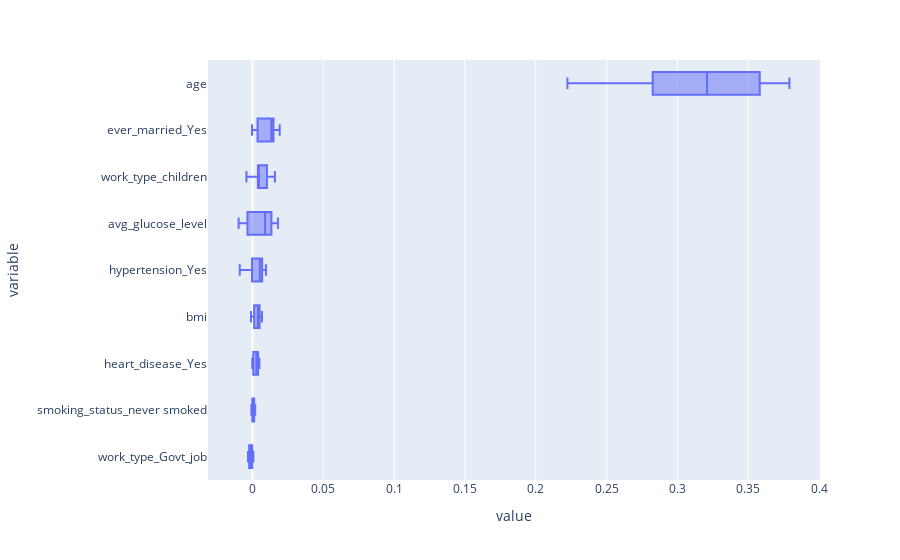

Here is the notebook cell this chart was saved with:
### Markdown cell above
- Lasso model.

### Code cell
pvi_for(lasso_model)

### Figure 1 — Plotly figure (JSON) as saved in the notebook; plotly's stock layout.template omitted (floating-point values rounded to 4 significant figures)
{"data": [{"alignmentgroup": "True", "hovertemplate": "value=%{x}<br>variable=%{y}<extra></extra>", "legendgroup": "", "marker": {"color": "#636efa"}, "name": "", "notched": false, "offsetgroup": "", "orientation": "h", "showlegend": false, "type": "box", "x": [-0.002133, -0.002323, -0.003189, -0.002133, -0.0005702, -0.002429, -0.0002112, -0.0001267, -0.001837, 0.0006125, 0.001183, 0.001352, 4.224e-05, 0.001922, 0.000359, -0.0006125, -0.0001267, -0.0007814, 0.0006336, 0.000528, 0.003907, 0.001542, 0.0005702, 0.004857, 0.003928, 0.0004857, -0.0001478, 0.002598, 0.002978, 0.003105, -0.001056, 0.001204, 0.003189, 0.004393, 0.004372, 0.006674, 0.001162, 0.005026, 0.005723, 0.0005702, -0.002724, 0.004562, 0.007054, 0.004625, 0.00566, -0.0003379, 0.009483, 0.006822, -0.008997, 0.00642, 0.01062, 0.01014, 0.007645, -0.003548, 0.002471, -0.008596, -0.009799, 0.01337, 0.0148, 0.01795, 0.004013, 0.003801, 0.004836, 0.009039, 0.01233, 0.01584, 0.001774, 0.003865, 0.01018, -0.004287, -0.0003168, 0.004815, 0.01563, 0.01341, 0.01347, 0.01918, 0.003569, 0.01322, 0.0148, 0.0007814, 0.3581, 0.342, 0.2825, 0.3258, 0.2907, 0.2468, 0.316, 0.379, 0.2223, 0.3748], "x0": " ", "xaxis": "x", "y": ["work_type_Govt_job", "work_type_Govt_job", "work_type_Govt_job", "work_type_Govt_job", "work_type_Govt_job", "work_type_Govt_job", "work_type_Govt_job", "work_type_Govt_job", "work_type_Govt_job", "work_type_Govt_job", "smoking_status_never smoked", "smoking_status_never smoked", "smoking_status_never smoked", "smoking_status_never smoked", "smoking_status_never smoked", "smoking_status_never smoked", "smoking_status_never smoked", "smoking_status_never smoked", "smoking_status_never smoked", "smoking_status_never smoked", "heart_disease_Yes", "heart_disease_Yes", "heart_disease_Yes", "heart_disease_Yes", "heart_disease_Yes", "heart_disease_Yes", "heart_disease_Yes", "heart_disease_Yes", "heart_disease_Yes", "heart_disease_Yes", "bmi", "bmi", "bmi", "bmi", "bmi", "bmi", "bmi", "bmi", "bmi", "bmi", "hypertension_Yes", "hypertension_Yes", "hypertension_Yes", "hypertension_Yes", "hypertension_Yes", "hypertension_Yes", "hypertension_Yes", "hypertension_Yes", "hypertension_Yes", "hypertension_Yes", "avg_glucose_level", "avg_glucose_level", "avg_glucose_level", "avg_glucose_level", "avg_glucose_level", "avg_glucose_level", "avg_glucose_level", "avg_glucose_level", "avg_glucose_level", "avg_glucose_level", "work_type_children", "work_type_children", "work_type_children", "work_type_children", "work_type_children", "work_type_children", "work_type_children", "work_type_children", "work_type_children", "work_type_children", "ever_married_Yes", "ever_married_Yes", "ever_married_Yes", "ever_married_Yes", "ever_married_Yes", "ever_married_Yes", "ever_married_Yes", "ever_married_Yes", "ever_married_Yes", "ever_married_Yes", "age", "age", "age", "age", "age", "age", "age", "age", "age", "age"], "y0": " ", "yaxis": "y"}], "layout": {"boxmode": "group", "legend": {"tracegroupgap": 0}, "margin": {"t": 60}, "xaxis": {"anchor": "y", "domain": [0, 1], "title": {"text": "value"}}, "yaxis": {"anchor": "x", "domain": [0, 1], "title": {"text": "variable"}}}}
